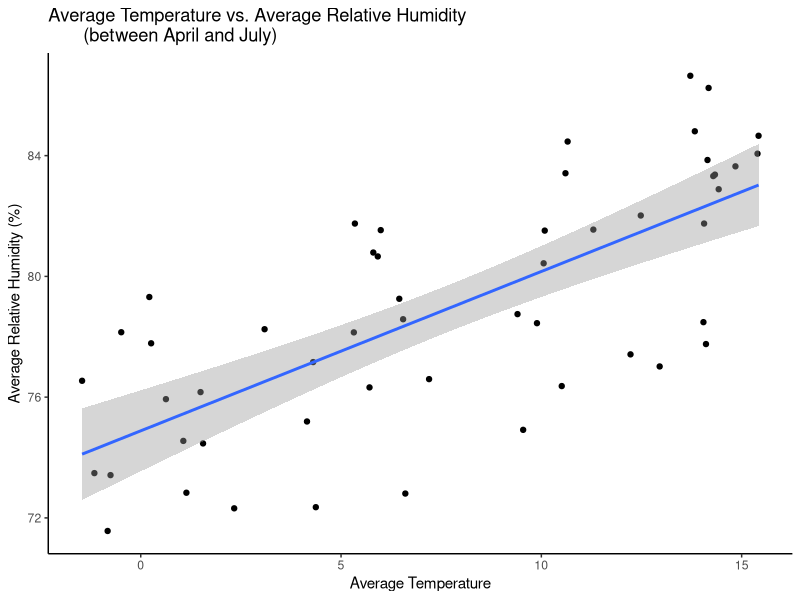
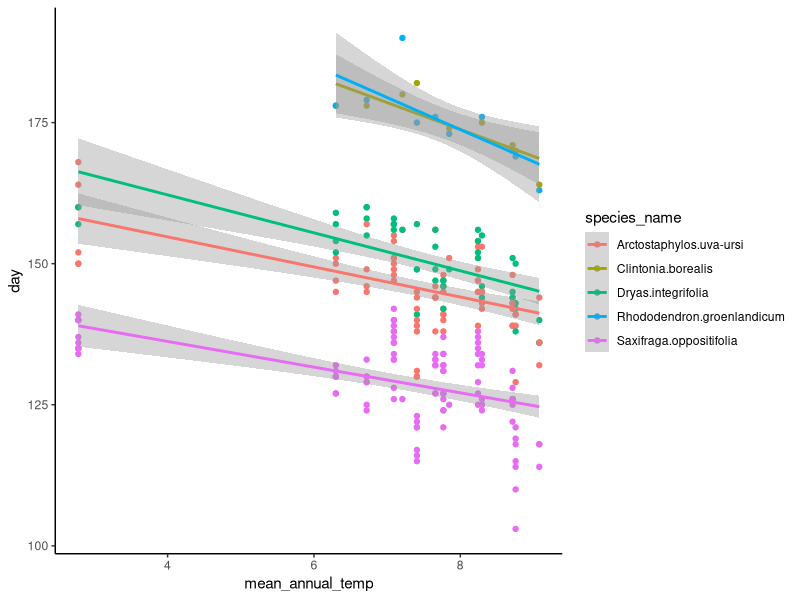

R code for these plots, in order:
## ---- chunk 1
library(dplyr)
library(tidyverse)
library(lubridate)
## ---- chunk 2
mingan_flower_data <- read_csv("mingan_flower_data.csv")
head(mingan_flower_data)

mingan_weather_data <- read_csv("mingan_weather_data.csv")
head(mingan_weather_data)
## ---- chunk 3
#changing the column name "survey_year" into "year"
colnames(mingan_flower_data)[5] <- "year"
## ---- chunk 4
#make columns with year, month, day
dmy_weather<-mingan_weather_data %>%
mutate(date=dmy(date),
  year=lubridate::year(date),
  month=lubridate::month(date),
  day=lubridate::day(date))
dmy_weather
## ---- chunk 5
#make column with average humidity for each month (between April and July) for each year
avg_weather <- dmy_weather%>%
  filter(month >= 4 & month <= 7 & !is.na(avg_relative_humidity) & 
           !is.na(avg_temperature)) %>% 
  group_by(month, year) %>%
  summarise(mean_avg_relative_humidity=mean(avg_relative_humidity),
            mean_avg_temp=mean(avg_temperature))
avg_weather
## ---- chunk 6
#plot average temperature vs. average relative humidity (between April and July)
avg_weather %>%
  ggplot(aes(x=mean_avg_temp,y=mean_avg_relative_humidity))+
  geom_point() + geom_smooth(method = lm) + theme_classic()+
  labs(title = "Average Temperature vs. Average Relative Humidity 
       (between April and July)", 
       x = "Average Temperature", y = "Average Relative Humidity (%)")
## ---- chunk 7
# Running a correlation test between average temperature and average relative humidity
cor.test(avg_weather$mean_avg_relative_humidity, avg_weather$mean_avg_temp)
## ---- chunk 8
# find average temperature per year
mean_annual_temp <- avg_weather %>% 
  group_by(year) %>% 
  summarise(mean_annual_temp = mean(mean_avg_temp))

mean_annual_temp
## ---- chunk 9
mean_annual_temp <- avg_weather %>% 
  group_by(year) %>% 
  summarise(mean_annual_temp = mean(mean_avg_temp))
mean_annual_temp
## ---- chunk 10
#merge the two data into one
total <- merge(mingan_flower_data, mean_annual_temp, by="year")
total
## ---- chunk 11
#filter out NAs
flower_temp_data <- total %>% 
  filter(!is.na(day))

flower_temp_data
## ---- chunk 12
# create graph of temperature (x) vs. flowering day (y)

flower_temp_data %>% 
  group_by(mean_annual_temp, species_name) %>% 
  ggplot(aes(x = mean_annual_temp, y = day, colour = species_name)) +
  geom_point() +
  geom_smooth(method = "lm") +
  theme_classic()

## ---- chunk 13
#create linear model (x = temperature, y = flowering day)

flower_temp_lm <- lm(day~mean_annual_temp, data=flower_temp_data)
summary(flower_temp_lm)
